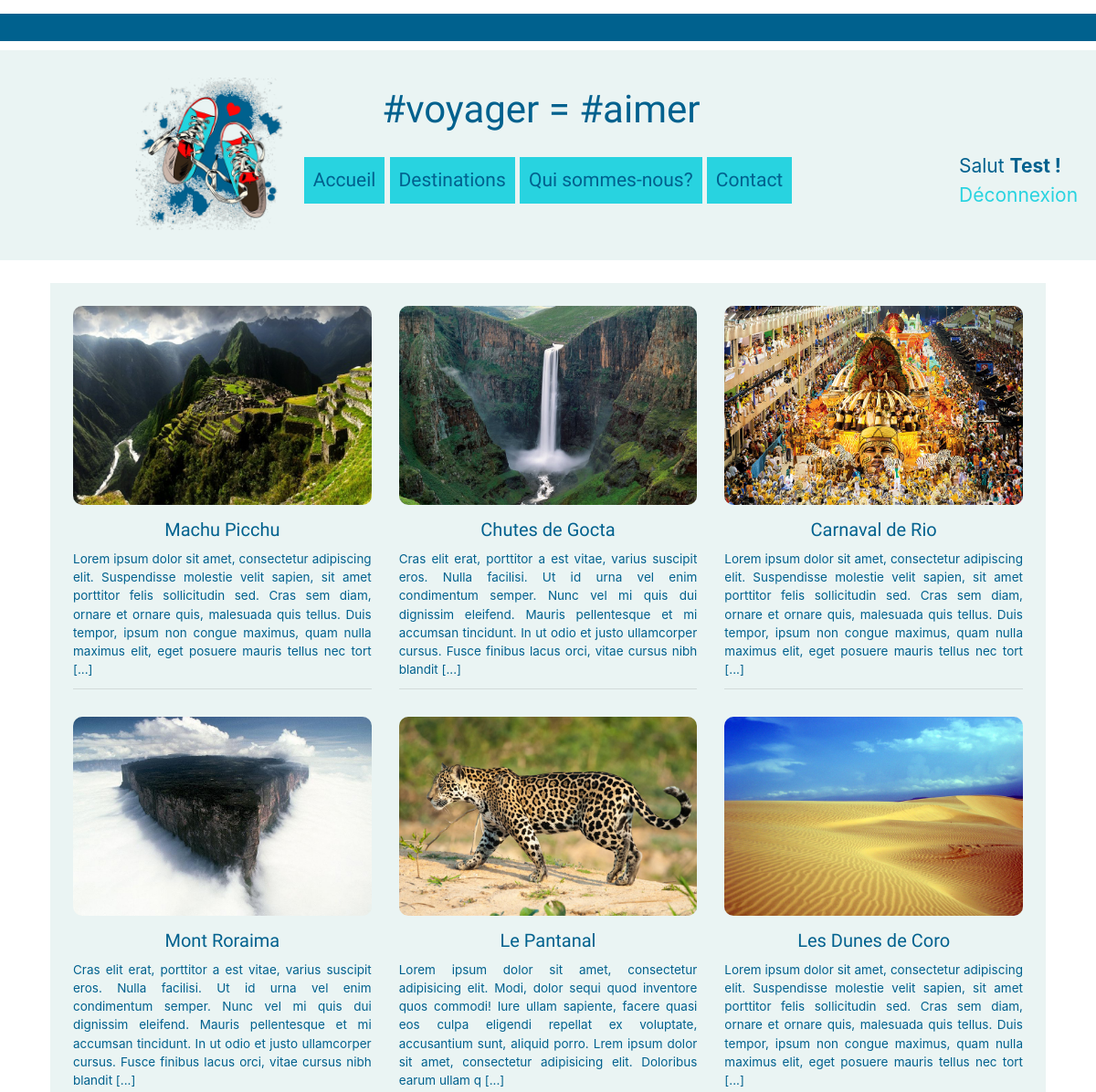
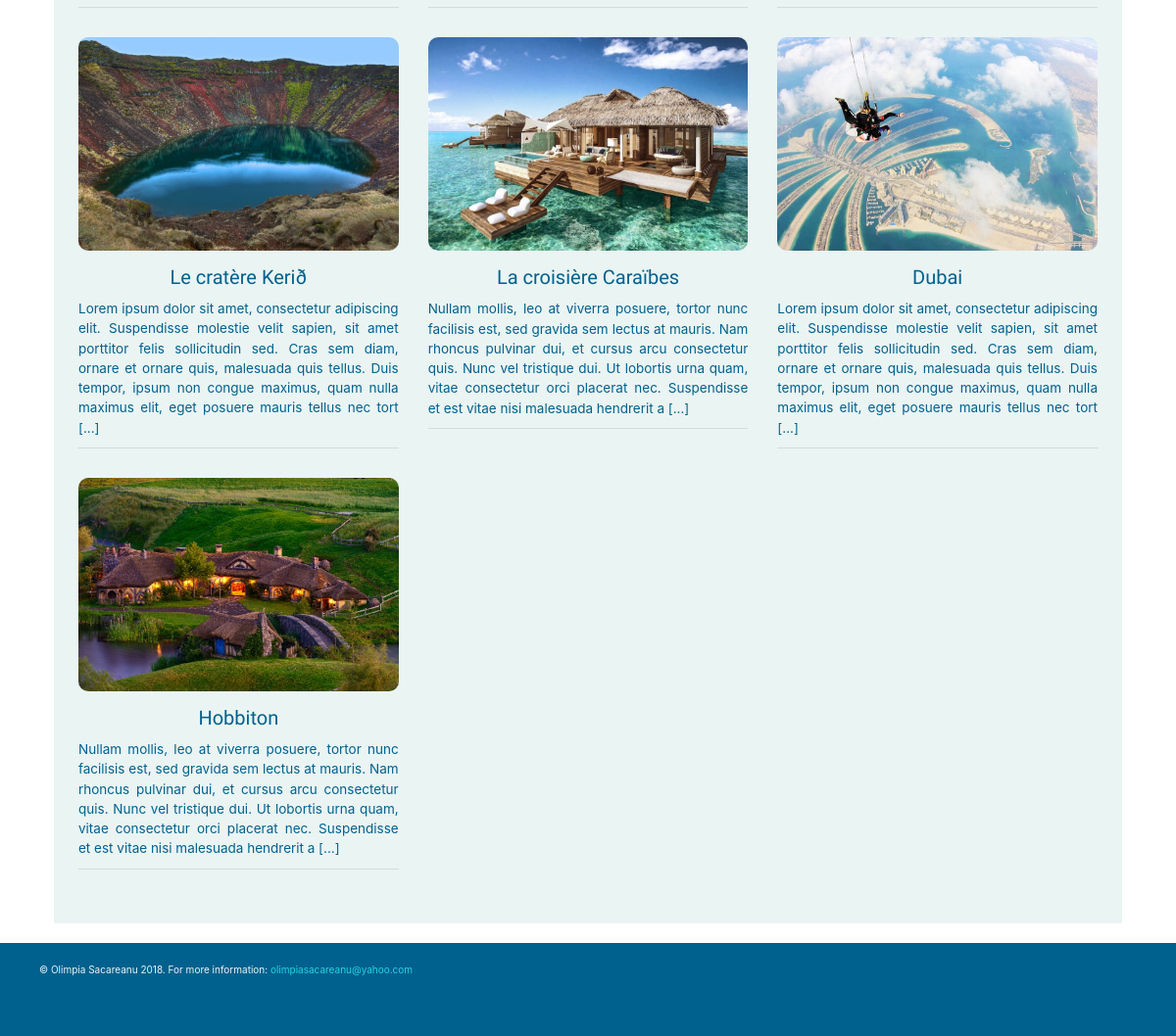
Screenshot of /destinations.php (signed in) with the database file from the repository (2 pictures, top to bottom).
### tables this page shows
CREATE TABLE IF NOT EXISTS `destination` (
  `ID` int(11) NOT NULL AUTO_INCREMENT,
  `title` varchar(60) NOT NULL,
  `description` text NOT NULL,
  `category` varchar(60) NOT NULL,
  `picture` varchar(50) NOT NULL,
  `slider` varchar(50) NOT NULL,
  PRIMARY KEY (`ID`)
);

### destinations.php (called while the page is built, shortened)
<?php
include 'connection.php';
$query = $db->prepare('SELECT ID, title, description, picture FROM destination ');
$query->execute();
$destinations = $query->fetchAll();
include "layout.phtml";

### destinations.phtml (the view)
<div class="destinations">
	<div class="row">
			<?php foreach ($destinations as $destination): ?>
			<div class="col-lg-4 col-sm-6">
				<section>
					<a href="destination.php?id=<?= $destination['ID'] ?>" >
						<img src="img/<?= htmlspecialchars($destination['picture']) ?>" alt="img">
						<h2><?= htmlspecialchars($destination['title']) ?></h2>
						<p><?= htmlspecialchars(substr($destination['description'], 0, 295))?>  [...] </p>
					</a>
					<hr>
				</section>
			</div>
		<?php endforeach ?>
	</div>
</div>

### main9.css (style rules this page uses)
html { font-size: 62.5%; }
a { text-decoration: none; color: #00618e; }
h1, h2 { font-family: Love Ya Like A Sister; }
.row img { width: 100%; }
.destinations a { color: #00618e; }
.destinations h2 { font-family: Love Ya Like A Sister; text-align: center; margin:10px 0; }
@media screen and (min-width: 1024px) { img { border-radius: 10px; } }
@media screen and (min-width: 1024px) { p { text-align:justify; } }
@media screen and (min-width: 1024px) { .destinations section { margin-bottom: 30px; font-size: 0.9em; } }
@media screen and (min-width: 1024px) { .destinations section a { text-decoration: none; color: #00618e; text-align: justify; } }
@media screen and (min-width: 1024px) { .destinations section a h2 { margin-top: 15px; } }

### rows the page displays
destination: picture (picture), title "Machu Picchu", description "Lorem ipsum dolor sit amet, consectetur adipiscing elit. Suspendisse molestie velit sapien, sit amet porttitor felis sollicitudin sed. Cras sem diam, ornare et ornare quis, malesuada quis tellus. Duis tempor, ipsum non congue maximus, quam nulla maximus elit, eget posuere mauris tellus nec tort"
destination: picture (picture), title "Chutes de Gocta", description "Cras elit erat, porttitor a est vitae, varius suscipit eros. Nulla facilisi. Ut id urna vel enim condimentum semper. Nunc vel mi quis dui dignissim eleifend. Mauris pellentesque et mi accumsan tincidunt. In ut odio et justo ullamcorper cursus. Fusce finibus lacus orci, vitae cursus nibh blandit"
destination: picture (picture), title "Carnaval de Rio", description "Lorem ipsum dolor sit amet, consectetur adipiscing elit. Suspendisse molestie velit sapien, sit amet porttitor felis sollicitudin sed. Cras sem diam, ornare et ornare quis, malesuada quis tellus. Duis tempor, ipsum non congue maximus, quam nulla maximus elit, eget posuere mauris tellus nec tort"
destination: picture (picture), title "Mont Roraima", description "Cras elit erat, porttitor a est vitae, varius suscipit eros. Nulla facilisi. Ut id urna vel enim condimentum semper. Nunc vel mi quis dui dignissim eleifend. Mauris pellentesque et mi accumsan tincidunt. In ut odio et justo ullamcorper cursus. Fusce finibus lacus orci, vitae cursus nibh blandit"
destination: picture (picture), title "Le Pantanal", description "Lorem ipsum dolor sit amet, consectetur adipisicing elit. Modi, dolor sequi quod inventore quos commodi! Iure ullam sapiente, facere quasi eos culpa eligendi repellat ex voluptate, accusantium sunt, aliquid porro. Lrem ipsum dolor sit amet, consectetur adipisicing elit. Doloribus earum ullam q"
destination: picture (picture), title "Les Dunes de Coro", description "Lorem ipsum dolor sit amet, consectetur adipiscing elit. Suspendisse molestie velit sapien, sit amet porttitor felis sollicitudin sed. Cras sem diam, ornare et ornare quis, malesuada quis tellus. Duis tempor, ipsum non congue maximus, quam nulla maximus elit, eget posuere mauris tellus nec tort"
destination: picture (picture), title "Le cratère Kerið", description "Lorem ipsum dolor sit amet, consectetur adipiscing elit. Suspendisse molestie velit sapien, sit amet porttitor felis sollicitudin sed. Cras sem diam, ornare et ornare quis, malesuada quis tellus. Duis tempor, ipsum non congue maximus, quam nulla maximus elit, eget posuere mauris tellus nec tort"
destination: picture (picture), title "La croisière Caraïbes", description "Nullam mollis, leo at viverra posuere, tortor nunc facilisis est, sed gravida sem lectus at mauris. Nam rhoncus pulvinar dui, et cursus arcu consectetur quis. Nunc vel tristique dui. Ut lobortis urna quam, vitae consectetur orci placerat nec. Suspendisse et est vitae nisi malesuada hendrerit a"
destination: picture (picture), title "Dubai", description "Lorem ipsum dolor sit amet, consectetur adipiscing elit. Suspendisse molestie velit sapien, sit amet porttitor felis sollicitudin sed. Cras sem diam, ornare et ornare quis, malesuada quis tellus. Duis tempor, ipsum non congue maximus, quam nulla maximus elit, eget posuere mauris tellus nec tort"
destination: picture (picture), title "Hobbiton", description "Nullam mollis, leo at viverra posuere, tortor nunc facilisis est, sed gravida sem lectus at mauris. Nam rhoncus pulvinar dui, et cursus arcu consectetur quis. Nunc vel tristique dui. Ut lobortis urna quam, vitae consectetur orci placerat nec. Suspendisse et est vitae nisi malesuada hendrerit a"

### other values shown
$_SESSION['user']['firstName'] "Test"
